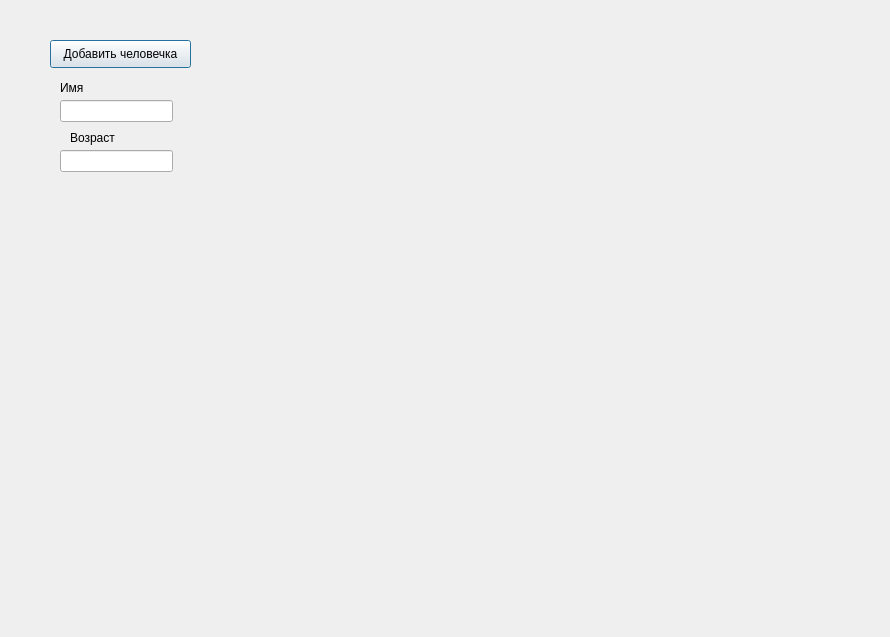
<?xml version="1.0" encoding="UTF-8"?>
<ui version="4.0">
 <class>Dialog</class>
 <widget class="QDialog" name="Dialog">
  <property name="geometry">
   <rect>
    <x>0</x>
    <y>0</y>
    <width>890</width>
    <height>637</height>
   </rect>
  </property>
  <property name="windowTitle">
   <string>Dialog</string>
  </property>
  <widget class="QLabel" name="label">
   <property name="geometry">
    <rect>
     <x>60</x>
     <y>80</y>
     <width>55</width>
     <height>16</height>
    </rect>
   </property>
   <property name="text">
    <string>Имя</string>
   </property>
  </widget>
  <widget class="QLineEdit" name="lineEdit">
   <property name="geometry">
    <rect>
     <x>60</x>
     <y>100</y>
     <width>113</width>
     <height>22</height>
    </rect>
   </property>
  </widget>
  <widget class="QLabel" name="label_2">
   <property name="geometry">
    <rect>
     <x>70</x>
     <y>130</y>
     <width>55</width>
     <height>16</height>
    </rect>
   </property>
   <property name="text">
    <string>Возраст</string>
   </property>
  </widget>
  <widget class="QLineEdit" name="lineEdit_2">
   <property name="geometry">
    <rect>
     <x>60</x>
     <y>150</y>
     <width>113</width>
     <height>22</height>
    </rect>
   </property>
  </widget>
  <widget class="QPushButton" name="pushButton">
   <property name="geometry">
    <rect>
     <x>50</x>
     <y>40</y>
     <width>141</width>
     <height>28</height>
    </rect>
   </property>
   <property name="text">
    <string>Добавить человечка</string>
   </property>
  </widget>
 </widget>
 <resources/>
 <connections/>
</ui>
